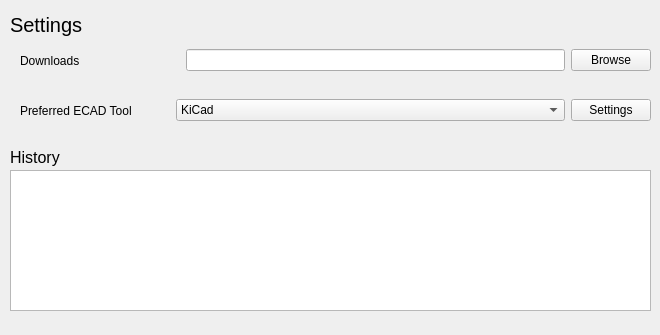
<?xml version="1.0" encoding="UTF-8"?>
<ui version="4.0">
 <class>MainWindow</class>
 <widget class="QMainWindow" name="MainWindow">
  <property name="geometry">
   <rect>
    <x>0</x>
    <y>0</y>
    <width>660</width>
    <height>335</height>
   </rect>
  </property>
  <property name="minimumSize">
   <size>
    <width>660</width>
    <height>335</height>
   </size>
  </property>
  <property name="maximumSize">
   <size>
    <width>660</width>
    <height>335</height>
   </size>
  </property>
  <property name="windowTitle">
   <string>Library Loader</string>
  </property>
  <widget class="QWidget" name="centralwidget">
   <widget class="QTextEdit" name="ecad_history">
    <property name="geometry">
     <rect>
      <x>10</x>
      <y>170</y>
      <width>641</width>
      <height>141</height>
     </rect>
    </property>
    <property name="readOnly">
     <bool>true</bool>
    </property>
    <property name="placeholderText">
     <string/>
    </property>
   </widget>
   <widget class="QLabel" name="history_label">
    <property name="geometry">
     <rect>
      <x>10</x>
      <y>147</y>
      <width>81</width>
      <height>21</height>
     </rect>
    </property>
    <property name="font">
     <font>
      <pointsize>12</pointsize>
     </font>
    </property>
    <property name="text">
     <string>History</string>
    </property>
   </widget>
   <widget class="QWidget" name="horizontalLayoutWidget_2">
    <property name="geometry">
     <rect>
      <x>10</x>
      <y>90</y>
      <width>641</width>
      <height>41</height>
     </rect>
    </property>
    <layout class="QHBoxLayout" name="horizontalLayout_2">
     <item>
      <spacer name="horizontalSpacer_2">
       <property name="orientation">
        <enum>Qt::Horizontal</enum>
       </property>
       <property name="sizeType">
        <enum>QSizePolicy::Fixed</enum>
       </property>
       <property name="sizeHint" stdset="0">
        <size>
         <width>10</width>
         <height>20</height>
        </size>
       </property>
      </spacer>
     </item>
     <item>
      <widget class="QLabel" name="ecad_choice_label">
       <property name="text">
        <string>Preferred ECAD Tool</string>
       </property>
      </widget>
     </item>
     <item>
      <spacer name="horizontalSpacer_4">
       <property name="orientation">
        <enum>Qt::Horizontal</enum>
       </property>
       <property name="sizeType">
        <enum>QSizePolicy::Preferred</enum>
       </property>
       <property name="sizeHint" stdset="0">
        <size>
         <width>38</width>
         <height>20</height>
        </size>
       </property>
      </spacer>
     </item>
     <item>
      <widget class="QComboBox" name="ecad_choice_box">
       <property name="sizePolicy">
        <sizepolicy hsizetype="Fixed" vsizetype="Fixed">
         <horstretch>1</horstretch>
         <verstretch>0</verstretch>
        </sizepolicy>
       </property>
       <property name="minimumSize">
        <size>
         <width>50</width>
         <height>0</height>
        </size>
       </property>
       <property name="maximumSize">
        <size>
         <width>800</width>
         <height>16777215</height>
        </size>
       </property>
       <property name="insertPolicy">
        <enum>QComboBox::NoInsert</enum>
       </property>
       <item>
        <property name="text">
         <string>KiCad</string>
        </property>
       </item>
       <item>
        <property name="text">
         <string>Eagle</string>
        </property>
       </item>
      </widget>
     </item>
     <item>
      <widget class="QPushButton" name="settingsButton">
       <property name="sizePolicy">
        <sizepolicy hsizetype="Preferred" vsizetype="Fixed">
         <horstretch>0</horstretch>
         <verstretch>0</verstretch>
        </sizepolicy>
       </property>
       <property name="minimumSize">
        <size>
         <width>50</width>
         <height>0</height>
        </size>
       </property>
       <property name="text">
        <string>Settings</string>
       </property>
      </widget>
     </item>
    </layout>
   </widget>
   <widget class="QWidget" name="horizontalLayoutWidget">
    <property name="geometry">
     <rect>
      <x>10</x>
      <y>40</y>
      <width>641</width>
      <height>41</height>
     </rect>
    </property>
    <layout class="QHBoxLayout" name="horizontalLayout">
     <item>
      <spacer name="horizontalSpacer">
       <property name="orientation">
        <enum>Qt::Horizontal</enum>
       </property>
       <property name="sizeType">
        <enum>QSizePolicy::Fixed</enum>
       </property>
       <property name="sizeHint" stdset="0">
        <size>
         <width>10</width>
         <height>20</height>
        </size>
       </property>
      </spacer>
     </item>
     <item>
      <widget class="QLabel" name="watchpath_label">
       <property name="text">
        <string>Downloads</string>
       </property>
      </widget>
     </item>
     <item>
      <spacer name="horizontalSpacer_3">
       <property name="orientation">
        <enum>Qt::Horizontal</enum>
       </property>
       <property name="sizeType">
        <enum>QSizePolicy::Preferred</enum>
       </property>
       <property name="sizeHint" stdset="0">
        <size>
         <width>100</width>
         <height>20</height>
        </size>
       </property>
      </spacer>
     </item>
     <item>
      <widget class="QLineEdit" name="folder_select_path">
       <property name="sizePolicy">
        <sizepolicy hsizetype="Preferred" vsizetype="Fixed">
         <horstretch>10</horstretch>
         <verstretch>0</verstretch>
        </sizepolicy>
       </property>
      </widget>
     </item>
     <item>
      <widget class="QPushButton" name="file_select_button">
       <property name="text">
        <string>Browse</string>
       </property>
      </widget>
     </item>
    </layout>
   </widget>
   <widget class="QLabel" name="settings_label">
    <property name="geometry">
     <rect>
      <x>10</x>
      <y>10</y>
      <width>639</width>
      <height>29</height>
     </rect>
    </property>
    <property name="font">
     <font>
      <pointsize>15</pointsize>
     </font>
    </property>
    <property name="text">
     <string>Settings</string>
    </property>
    <property name="textFormat">
     <enum>Qt::PlainText</enum>
    </property>
   </widget>
  </widget>
 </widget>
 <resources/>
 <connections/>
</ui>
